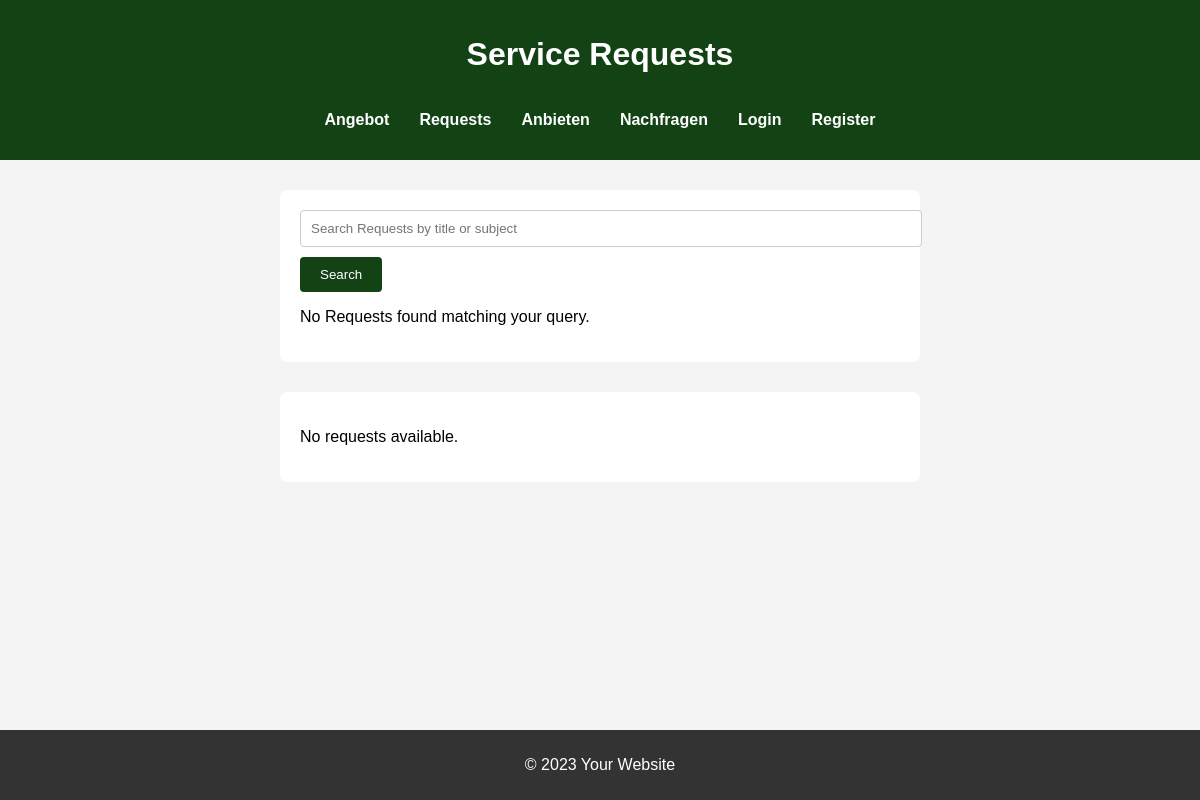
The page /requests on the database as committed earlier.
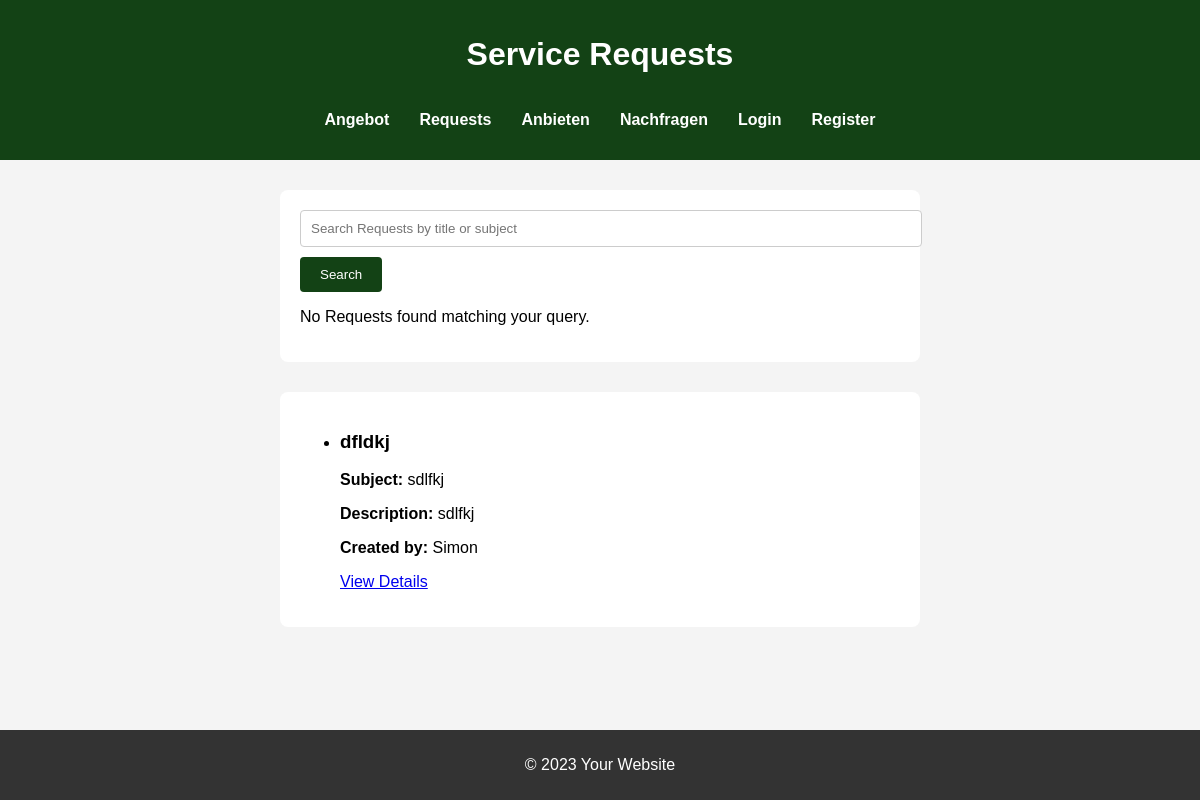
The same page on the database as committed later.
### app.py (models this page shows, shortened)
class RequestPost(db.Model):
    id = db.Column(db.Integer, primary_key=True)
    title = db.Column(db.String(100), nullable=False)
    description = db.Column(db.String(200), nullable=False)
    subject = db.Column(db.String(100), nullable=False)
    price = db.Column(db.String(100), nullable=False)
    additional_information = db.Column(db.String(200), nullable=True)
    contact =db.Column(db.String(100), nullable = False)
    user_id = db.Column(db.Integer, db.ForeignKey('user.id'), nullable=False)
    user = db.relationship('User', backref=db.backref('requests', lazy=True))

class User(db.Model, UserMixin):
    id = db.Column(db.Integer, primary_key=True)
    username = db.Column(db.String(150), unique=True, nullable=False)
    email = db.Column(db.String(150), unique=True, nullable=False)
    password = db.Column(db.String(150), nullable=False)
    posts = db.relationship('ServicePost', backref='user', lazy=True)

### app.py (the view)
@app.route('/requests')
def requests():
    requests = RequestPost.query.join(User).add_columns(User.username).all()
    return render_template('requests.html', requests=requests)

### templates/requests.html (shortened to what this page needs)
<!DOCTYPE html>
<html lang="en">
<head>
    <link rel="stylesheet" href="{{ url_for('static', filename='style.css') }}">
</head>
<body>
    <header>
        <h1>Service Requests</h1>
        <nav>
            <ul>
                <li><a href="/supply">Angebot</a></li>
                <li><a href="/requests">Requests</a></li>
                <li><a href="/university">Anbieten</a></li>
                <li><a href="/highschool">Nachfragen</a></li>
                {% if current_user.is_authenticated %}
                    <li><a href="/profile">Your Profile</a></li>
                    <li><a href="{{ url_for('logout') }}">Logout</a></li>
                {% else %}
                    <li><a href="{{ url_for('login') }}">Login</a></li>
                    <li><a href="{{ url_for('register') }}">Register</a></li>
                {% endif %}
            </ul>
        </nav>
    </header>
    <main>
        <form method="get" action="{{ url_for('search_results_requests') }}">
            <input type="text" name="query" placeholder="Search Requests by title or subject" value="{{ request.args.get('query', '') }}">
            <button type="submit">Search</button>
            {% if results %}
            <ul>
                {% for post in results %}
                    <li>
                        <h3>{{ post.title }}</h3>
                        <p><strong>Subject:</strong> {{ post.subject }}</p>
                        <p><strong>Price:</strong> ${{ post.price }}</p>
                        <a href="{{ url_for('request_detail', request_id=post.id) }}">View Details</a>
                    </li>
                {% endfor %}
            </ul>
        {% else %}
            <p>No Requests found matching your query.</p>
        {% endif %}
        </form>
        <form>
            {% if requests %}
                <ul>
                    {% for request, username in requests %}
                        <li>
                            <h3>{{ request.title }}</h3>
                            <p><strong>Subject:</strong> {{ request.subject }}</p>
                            <p><strong>Description:</strong> {{ request.description }}</p>
                            <p><strong>Created by:</strong> {{ username }}</p>
                            <a href="{{ url_for('request_detail', request_id=request.id) }}">View Details</a>
                        </li>
                    {% endfor %}
                </ul>
            {% else %}
                <p>No requests available.</p>
            {% endif %}
        </form>
    </main>
    <footer>
        <p>&copy; 2023 Your Website</p>
    </footer>
</body>
</html>

Rows that differ between the two databases and show on the page:
added RequestPost: title "dfldkj", subject "sdlfkj", description "sdlfkj", username "Simon"
Other text that changed with them:
text no longer shown: "No requests available."
